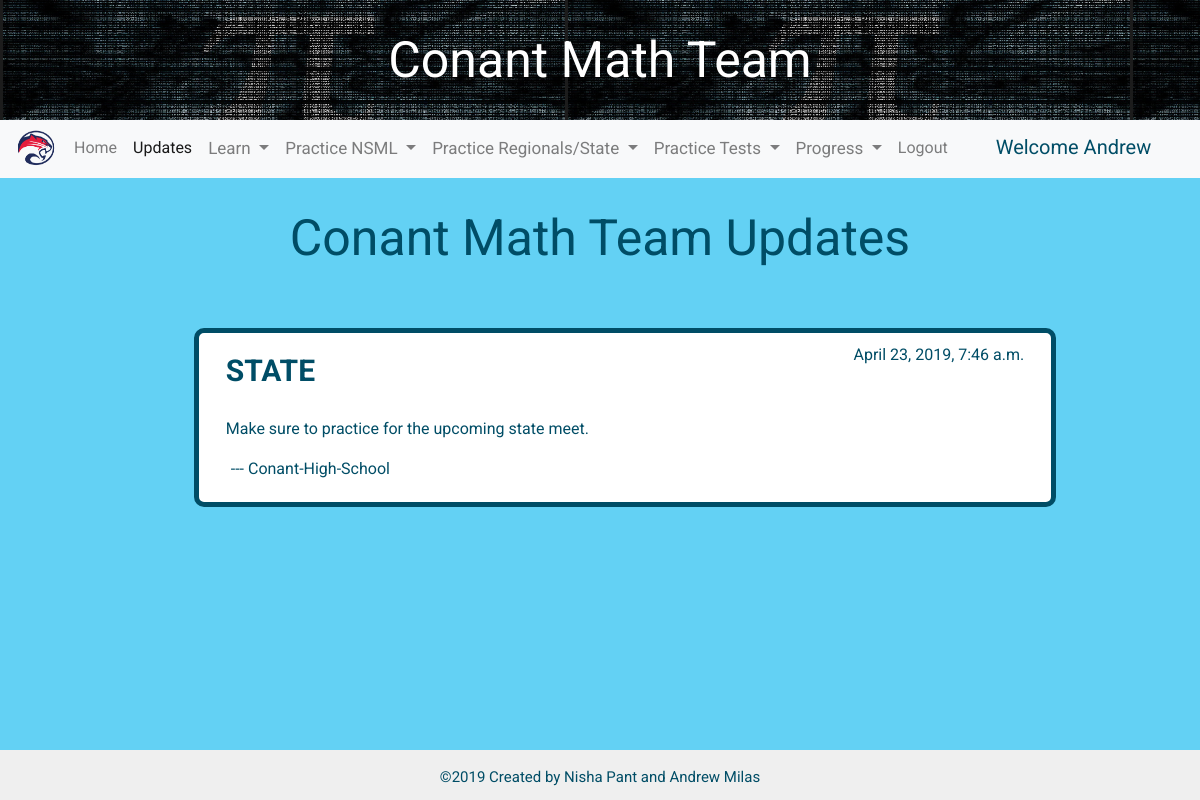
The page /post_list/ (signed in) on the database as committed earlier.
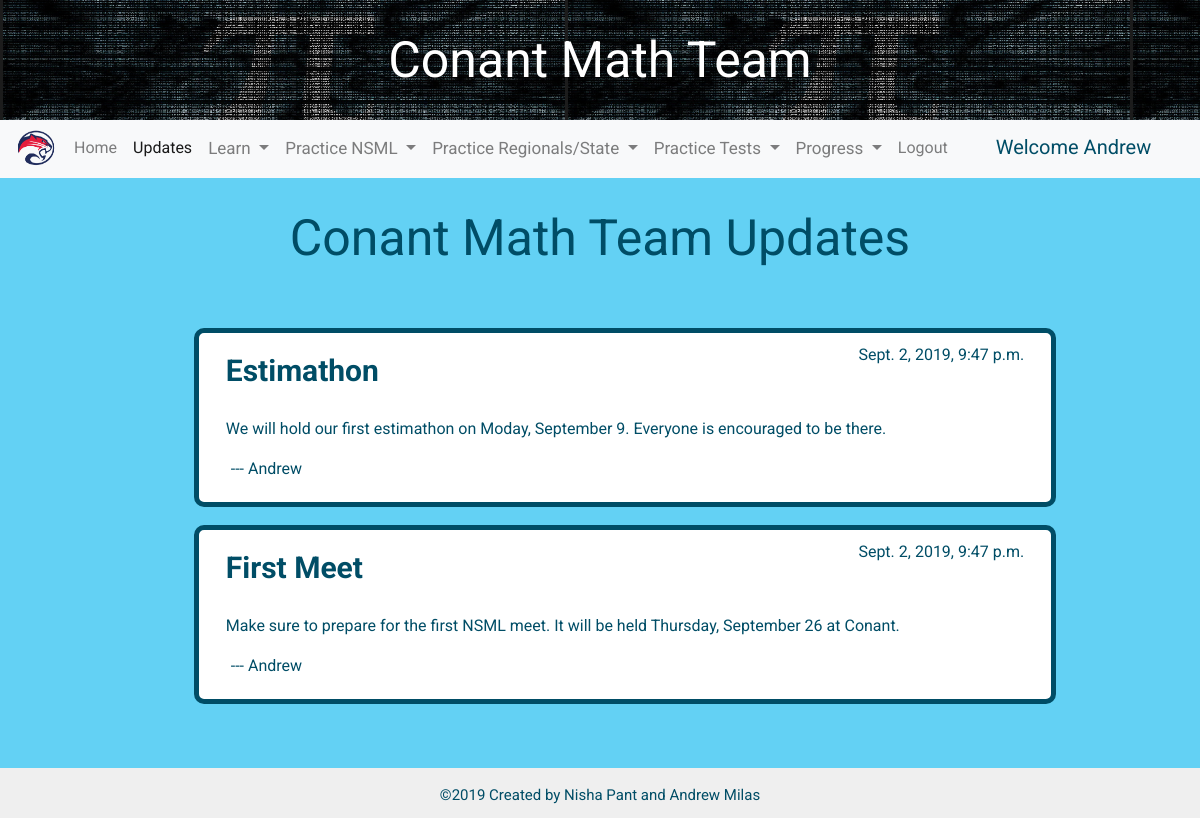
The same page on the database as committed later.
### core/models.py (models this page shows, shortened)
class Post(models.Model):
    author = models.ForeignKey('auth.User', on_delete=models.CASCADE)
    title = models.CharField(max_length=200)
    text = models.TextField()
    created_date = models.DateTimeField(
            default=timezone.now)
    published_date = models.DateTimeField(
            blank=True, null=True)

### core/views.py (the view)
# urls.py: url(r'^post_list/$', views.post_list, name='post_list'),
def post_list(request):
    if not request.user.is_authenticated:
        return render(request, 'core/login.html', {"gotLoggedOut": True})
    posts = Post.objects.all().order_by('published_date')
    return render(request, 'core/post_list.html', {'posts': posts, "activeNav": "1"})

### core/templates/core/post_list.html
{% extends 'core/Nav_Bar_Layout.html' %}
{% block content %}
    <div >
    <h1 id="title">Conant Math Team Updates</h1>
    <div id="posts">
    {% for post in posts %}
        <div class="questionList" style="text-align: left; padding-bottom: 5px">
          <h4 style="padding-top: 10px; margin-left: 20px; font-weight: bold">{{ post.title }}</h4>
          <p class="inline" style="float: right; margin-right: 20px">{{ post.published_date }}</p>
          <p style="margin-top: 20px; margin-left: 20px">{{ post.text|linebreaksbr }}</p>
          <p style="margin-left: 25px"> --- {{ post.author }}</p>
        </div>
    {% endfor %}
    </div>
    </div>
{% endblock %}

### core/templates/core/Nav_Bar_Layout.html (shortened to what this page needs)
{% load staticfiles %}
<!DOCTYPE html>
<html>
<head>
    <link rel="stylesheet" href="https://stackpath.bootstrapcdn.com/bootstrap/4.1.1/css/bootstrap.min.css">
    <link rel="stylesheet" href="{% static 'css/homepage.css' %}" type="text/css">
    <link rel="stylesheet" href="{% static 'css/updates.css' %}" type="text/css">
    <link rel="stylesheet" href="{% static 'css/question.css' %}">
    <link rel="stylesheet" href="{% static 'css/practice.css' %}">
</head>
<body>
  <header class="header-main">
      <h1>Conant Math Team</h1>
  </header>
  <nav class="navbar navbar-expand navbar-light bg-light">
    <div class="navbar-nav">
          <div style="text-align: center">
              <img src="{% static 'css/chs.png' %}" style="margin-right: 10px" alt = "conant logo" width="40px" height="40px">
          </div>
          <a {% ifequal activeNav "0" %}class="nav-link active" {% else %} class = "nav-link" {% endifequal %} href="{% url 'core:homepage' %}">Home<span class="sr-only">(current)</span></a>
          <a {% ifequal activeNav "1" %}class="nav-link active" {% else %} class = "nav-link" {% endifequal %} href="{% url 'core:post_list' %}">Updates</a>
          <div class="dropdown">
              <a  {% ifequal activeNav "5" %}class="nav-link active dropdown-toggle" {% else %} class = "nav-link dropdown-toggle" {% endifequal %}
                  style="cursor:pointer" id="navbardrop" data-toggle="dropdown">
                Learn
              </a>
            </div>
          <div class="dropdown">
            <a  {% ifequal activeNav "3" %}class="nav-link active dropdown-toggle" {% else %} class = "nav-link dropdown-toggle" {% endifequal %} style="cursor:pointer" id="navbardrop" data-toggle="dropdown">
                Practice NSML
            </a>
          </div>
          <div class="dropdown">
              <a  {% ifequal activeNav "4" %}class="nav-link active dropdown-toggle" {% else %} class = "nav-link dropdown-toggle" {% endifequal %} style="cursor:pointer" id="navbardrop" data-toggle="dropdown">
                Practice Regionals/State
              </a>
          </div>
          <div class="dropdown">
              <a  {% ifequal activeNav "6" %}class="nav-link active dropdown-toggle" {% else %} class = "nav-link dropdown-toggle" {% endifequal %} style="cursor:pointer" id="navbardrop" data-toggle="dropdown">
                Practice Tests
              </a>
          </div>
          <div class="dropdown">
              <a  {% ifequal activeNav "7" %}class="nav-link active dropdown-toggle" {% else %} class = "nav-link dropdown-toggle" {% endifequal %}
                  style="cursor:pointer" id="navbardrop" data-toggle="dropdown">
                Progress
              </a>
            </div>
          <a {% ifequal activeNav "4" %}class="nav-link active" {% else %} class = "nav-link" {% endifequal %} href="{% url 'core:logout_user' %}">Logout</a>
          <div style="margin-left: auto; text-align: right; margin-top: 7px;padding-left: 40px; padding-right: 10px" class="nav navbar-nav">
            <h3 id="welcome">Welcome {{ user.username }}</h3>
          </div>
    </div>
</nav>
<div>
  {% block content %}
  {% endblock %}
</div>
<footer id="footer" style="position: absolute; right: 0; bottom: 0; left: 0; padding: 1rem; background-color: #efefef; text-align: center;" >©2019 Created by Nisha Pant and Andrew Milas</footer>
</body>
</html>

### core/static/css/homepage.css (style rules this page uses)
body { margin: 0; padding: 0; color: #004d66; font-family: 'Roboto', sans-serif; background-color: #63D1F4; }
h1 { font-weight: 400; font-size: 50px; }
h3 { margin-top: 0px; font-size: 35px; font-weight: 300; }
#footer { position:fixed; bottom:0; text-align: right; width:100%; height:200px; padding-right: 25px; }
#welcome { font-size: 20px; font-weight: 400; }
.dropdown { float: left; }
.dropdown { font-size: 17px; border: none; outline: none; color: white; background-color: inherit; font-family: inherit; margin: 0; }

### core/static/css/updates.css (style rules this page uses)
#welcome { font-size: 20px; }
.navbar-nav>li, .navbar-nav { float: left !important; }
body { margin: 0; padding: 0; color: #004d66; font-family: 'Roboto', sans-serif; background-color: #63D1F4; }
h4 { font-weight: 300; display: inline-block; font-size: 30px; }
#title { margin-top:30px; font-weight: 400; text-align: center }
#posts { margin-left: 50px; margin-top: 60px; }
.inline { display: inline-block; margin-left: 10px; }
#footer { position:fixed; bottom:0; font-size: 15px; text-align: right; width:100%; height:50px; padding-right: 25px; }

### core/static/css/question.css (style rules this page uses)
body { margin: 0; padding: 0; color: #004d66; font-family: 'Roboto', sans-serif; background-color: #63D1F4; }
#welcome { font-size: 20px; }
#footer { position:fixed; bottom:0; font-size: 15px; text-align: right; width:100%; height:50px; padding-right: 25px; }
#title { margin-top:30px; font-weight: 400; text-align: center; }
.questionList { background-color: white; text-align: center; width: 75%; margin: 18px auto; border-radius: 10px; border-width: 5px; border-style: solid; padding-top:10px; padding-bottom: 15px; padding-left: 7px; padding-right: 7px; }
.inline { display: inline-block; }

### core/static/css/practice.css (style rules this page uses)
body { margin: 0; padding: 0; color: #004d66; font-family: 'Roboto', sans-serif; background-color: #63D1F4; }
#welcome { font-size: 20px; }
#title { margin-top:30px; font-weight: 400; text-align: center }
#footer { position:fixed; bottom: 0; font-size: 15px; text-align: right; width:100%; height:50px; padding-right: 25px; }
.questionList { background-color: white; text-align: center; width: 75%; margin: 18px auto; border-radius: 10px; }
a { text-decoration: none !important; }

Rows that differ between the two databases and show on the page:
removed Post: title "STATE", published_date "April 23, 2019, 7:46 a.m.", text "Make sure to practice for the upcoming state meet.", author "Conant-High-School"
added Post: title "Estimathon", published_date "Sept. 2, 2019, 9:47 p.m.", text "We will hold our first estimathon on Moday, September 9. Everyone is encouraged to be there.", author "Andrew"
added Post: title "First Meet", published_date "Sept. 2, 2019, 9:47 p.m.", text "Make sure to prepare for the first NSML meet. It will be held Thursday, September 26 at Conant.", author "Andrew"
